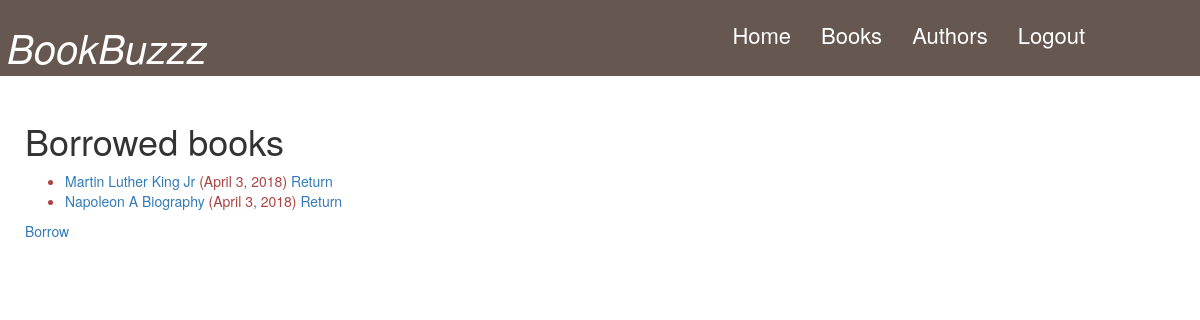
The app's page /list/borrow/ (signed in) with its own data.
### list/models.py (models this page shows, shortened)
class BookInstance(models.Model):
    id = models.UUIDField(primary_key=True, default=uuid.uuid4, help_text="Unique ID")
    book = models.ForeignKey('Book', on_delete=models.SET_NULL, null=True)
    imprint = models.CharField(max_length=200)
    due_back = models.DateField(null=True, blank=True)
    LOAN_STATUS = (
        ('m', 'Maintenance'),
        ('o', 'On loan'),
        ('a', 'Available'),
        ('r', 'Reserved'),
    )
    status = models.CharField(max_length=1, choices=LOAN_STATUS, blank=True, default='m', help_text='Book availability')
    borrower = models.ForeignKey(User, on_delete=models.SET_NULL, null=True, blank=True)
    @property
    def is_overdue(self):
        if self.due_back and date.today() > self.due_back:
            return True
        return False
    class Meta:
        ordering = ["due_back"]

class Book(models.Model):
    title = models.CharField(max_length=200)
    author = models.ForeignKey('Author', on_delete=models.SET_NULL, null=True)
    summary = models.TextField(max_length=1000, help_text="Enter a brief description of the book")
    isbn = models.CharField('ISBN',max_length=13)
    genre = models.ManyToManyField(Genre, help_text="Select a genre for this book")
    class Meta:
        ordering = ["title"]

### list/views.py (the view)
class LoanedBooks(LoginRequiredMixin,generic.ListView):
    model = BookInstance
    template_name ='list/borrowed_user.html'
    paginate_by = 5
    def get_queryset(self):
        return BookInstance.objects.filter(borrower=self.request.user).filter(status__exact='o').order_by('due_back')

### list/templates/list/borrowed_user.html
{% extends "base.html" %}
{% block content %}
    <h1>Borrowed books</h1>
    {% if bookinstance_list %}
    <ul>
      {% for bookinst in bookinstance_list %}
      <li class="{% if bookinst.is_overdue %}text-danger{% endif %}">
        <a href="{% url 'book-detail' bookinst.book.pk %}">{{bookinst.book.title}}</a> ({{ bookinst.due_back }}) <a href="{% url 'return' bookinst.pk %}">Return</a>
      </li>
      {% endfor %}
    </ul>
    {% else %}
      <p>There are no books borrowed.</p>
    {% endif %}
	<a href="{% url 'borrow-form' %}">Borrow</a>
{% endblock %}

### list/static/list/gt.css (style rules this page uses)
body { top: 0px !important; }

### records on screen
BookInstance: book "Martin Luther King Jr", due_back "April 3, 2018"
BookInstance: book "Napoleon A Biography", due_back "April 3, 2018"
